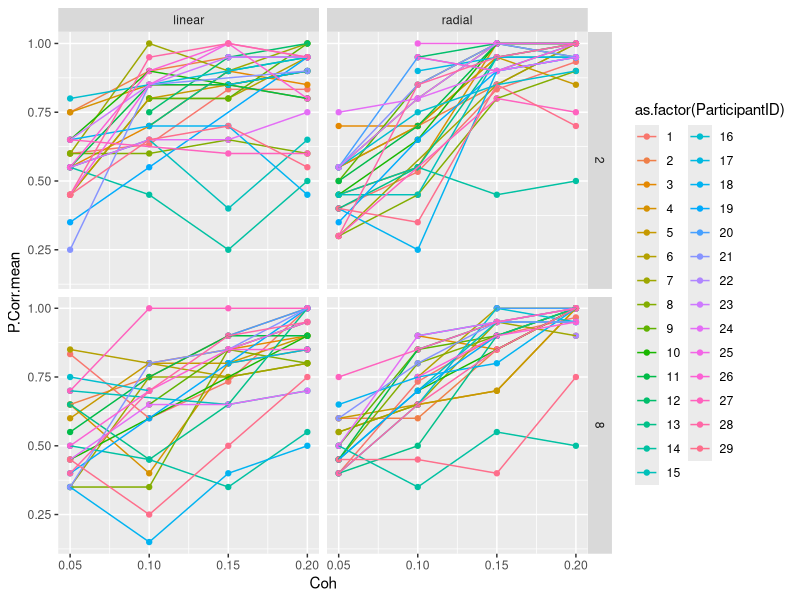

The R script that drew this image: (Note: this script raises an error after producing the figure.)
# plot.aggregate.data.R
#
# Load and plot P.corr and RT data
#
# Libraries: ggplot2, dplyr, nlme

# History
# 2014-11-18 rogilmore wrote
# 2014-12-02 rogilmore modified

# load libraries
library(ggplot2)
library(dplyr)
library(nlme)

# load dataset
moco <- read.csv("../aggregate-data/adult-laminar-radial-grouped.csv")

# fix dataframe
moco$SessionDate = as.Date( moco$SessionDate )
moco$DegPSec = ordered( moco$DegPSec )
moco$Acc = as.logical( moco$Acc )

# convert to dplyr table
tbl.moco <- tbl_df( moco )

# Compute and plot proportion correct by pattern and speed
tbl.p.corr <- tbl.moco %>%
  group_by( ParticipantID, DegPSec, PatternType, Coh ) %>%
  summarise( P.Corr=mean( Acc ) ) %>%
  filter( !is.na(P.Corr) )

pl <- ggplot(data=tbl.p.corr) + 
  facet_grid( facets = DegPSec ~ PatternType )

pl.p.corr <- pl +
  geom_boxplot( aes(x=ordered(Coh), y=P.Corr) )

# Compute and plot RT for correct responses
tbl.rt <- tbl.moco %>%
  filter( Acc==TRUE ) %>%
  group_by( ParticipantID, DegPSec, PatternType, Coh ) 

pl.rt <- pl %+% tbl.rt +
  geom_boxplot( aes(x=ordered(Coh), y=RT) )

# Simple mixed linear modeling
lme.p.corr <- lme( P.Corr ~ ordered(Coh)*PatternType*DegPSec, 
                   random = ~ 1 | ParticipantID, 
                   data=tbl.p.corr )

anova( lme.p.corr )

# Investigate PatternType x Coh Interaction
tbl.p.corr.by.spd.pattern.coh <- tbl.p.corr %>%
  group_by(DegPSec, PatternType, Coh, ParticipantID) %>%
  summarise( P.Corr.mean=mean(P.Corr, na.rm=TRUE) )

qplot( data=tbl.p.corr.by.spd.pattern.coh, 
       x=Coh, y=P.Corr.mean, 
       group=ParticipantID, 
       facets = DegPSec ~ PatternType, 
       geom=c("point", "line"), 
       color=as.factor(ParticipantID) )

# RT model
lme.rt <- lme( RT ~ ordered(Coh)*PatternType*DegPSec, 
              random = ~ 1 | ParticipantID, 
              data=rt.tbl )

anova( lme.rt )

# Investigate Speed X Coh interaction
tbl.rt.by.spd.pattern.coh <- rt.tbl %>% 
  group_by(DegPSec, PatternType, Coh, ParticipantID ) %>%
  summarise( RT.mean=mean(RT, na.rm=TRUE), 
             RT.sem=sd(RT, na.rm=TRUE)/sqrt( n() ) )

# qplot( data=tbl.rt.by.spd.pattern.coh, 
#        x=Coh, y=RT.mean, 
#        group=ParticipantID, 
#        facets = DegPSec ~ PatternType, 
#        geom=c("point", "line"), 
#        color=as.factor(ParticipantID) )

limits = aes( ymax = RT.mean + RT.sem, ymin = RT.mean - RT.sem, group=ParticipantID )

pl.rt.bysub.pointrange <- 
  ggplot( data=tbl.rt.by.spd.pattern.coh, aes(x=Coh, y=RT.mean, group=ParticipantID, color=as.factor(ParticipantID)) ) +
  facet_grid( facets = DegPSec ~ PatternType ) +
  geom_line() +
  geom_pointrange( limits )